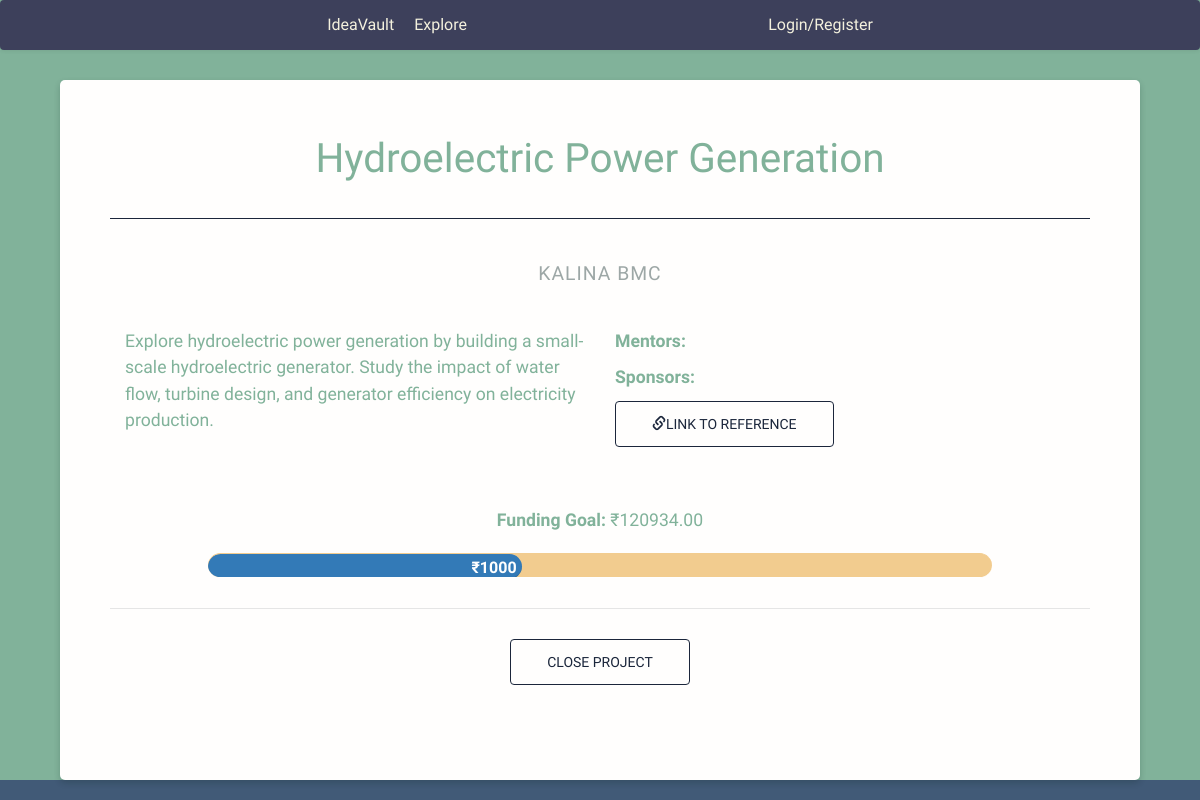
/projectDetails/9/, run on an earlier commit of the app's database.
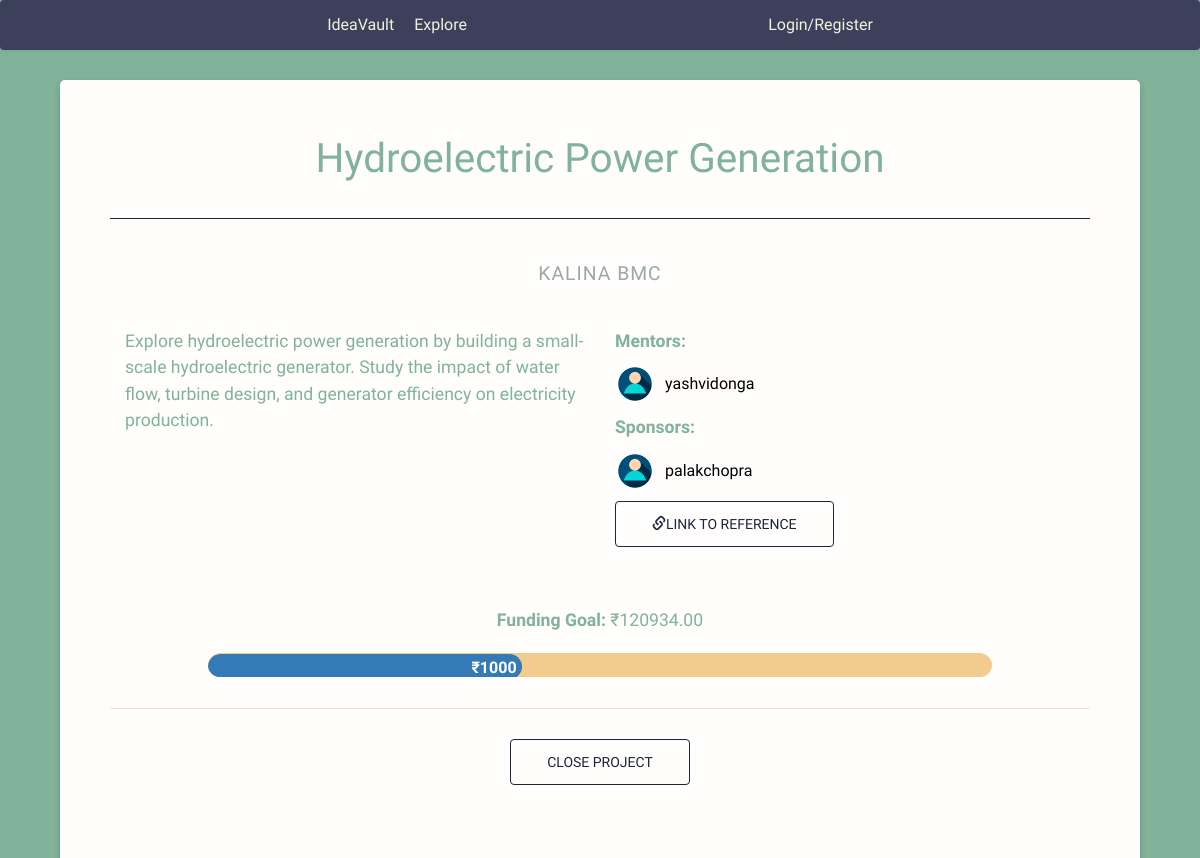
And on a later commit of the database.
### ideavault/models.py (models this page shows, shortened)
class Project(models.Model):
    name = models.CharField(max_length=255)
    overview = models.TextField()
    images = models.ImageField(upload_to='project_images/', blank=True, null=True)
    necessary_links = models.URLField()
    funds_needed = models.DecimalField(max_digits=10, decimal_places=2)
    student = models.ForeignKey(Student, on_delete=models.CASCADE, related_name='created_projects')
    mentors = models.ManyToManyField(Contributor, related_name='mentored_projects', blank=True)
    sponsors = models.ManyToManyField(Contributor, related_name='sponsored_projects', blank=True)

class Student(models.Model):
    user = models.OneToOneField(User, on_delete=models.CASCADE)
    school = models.CharField(max_length=255)

class Contributor(models.Model):
    user = models.OneToOneField(User, on_delete=models.CASCADE)
    bio = models.TextField(blank=True)
    is_mentor = models.BooleanField(default=False)
    is_sponsor = models.BooleanField(default=False)

### ideavault/views.py (the view)
# urls.py: path('projectDetails/<int:pk>/',views.projectDetails, name="projectDetails"),
def projectDetails(request, pk):
    project=Project.objects.get(pk=pk)
    isContrib=False
    if request.user.is_authenticated:
        if hasattr(request.user, 'contributor'):
            isContrib=True
    return render(request, 'projectDetails.html', {'project' : project,'isContrib':isContrib})

### ideavault/templates/projectDetails.html (shortened to what this page needs)
{% extends "nav.html" %} {% block content %} {% load static %}
<link
  href="https://maxcdn.bootstrapcdn.com/bootstrap/3.3.7/css/bootstrap.min.css"
  rel="stylesheet"
/>
<link rel="stylesheet" href="{% static 'css/projectDetails.css' %}" />
<div class="modal-dialog wide" role="document">
  <div class="modal-content">
    <div class="modal-header">
      <h2 class="modal-title text-center" id="tmsTitle">{{ project.name }}</h2>
    </div>
    <div class="modal-body">
      <div class="row">
        <div class="col-xs-12 bg-star-g"></div>
      </div>
      <div class="row">
        <div class="col-sm-12 text-center">
          <h4>{{ project.student.school }}</h4>
        </div>
      </div>
      <div class="row">
        <div class="col-sm-10 col-sm-offset-1 col-lg-6 col-lg-offset-0">
          <p>{{ project.overview }}</p>
        </div>
        <div
          class="col-sm-10 col-sm-offset-1 col-lg-6 col-lg-offset-0 md-center"
        >
          <p><strong>Mentors:</strong></p>
          <ul class="contributors">
            {% for mentor in project.mentors.all %}
            <li>
              <img src="{% static 'images\explore_images\userpic.avif' %}" />
              <a href="https://github.com/1">{{ mentor.user.username }}</a>
            </li>
            {% endfor %}
          </ul>
          <p><strong>Sponsors:</strong></p>
          <ul class="contributors">
            {% for sponsor in project.sponsors.all %}
                <li>
                    <img src="{% static 'images\explore_images\userpic.avif' %}" />
                    <a href="https://github.com/1">{{ sponsor.user.username }}</a>
                </li>
            {% endfor %}
        </ul>
          <a
            class="btn td-btn outline green mb-30"
            href="{{ project.necessary_links }}"
            target="_blank"
            title="Website"
            ><span class="glyphicon glyphicon-link"></span>Link to Reference</a
          >
        </div>
      </div>
    <div class="funds">
      <center><p><strong>Funding Goal: </strong>₹{{project.funds_needed}}</p></center>
    </div>
      <div class="loader">
        <div class="progress-bar"><div class="progress-stripes"></div><div class="percentage">₹1000</div></div>
      </div>
      <div class="modal-footer center">
        <button
          type="button"
          class="btn td-btn outline green mb-30"
          data-dismiss="modal"
        >
          Close Project
        </button>
      </div>
    </div>
  </div>
</div>
{% endblock %}

### ideavault/templates/nav.html (shortened to what this page needs)
{% load static %}
<!DOCTYPE html>
<html>
<head>
</head>
<body>
<nav class="navbar">
  {% if user.is_authenticated %}
  <div class="navbar-right">
    <a href="{% url 'home' %}">IdeaVault</a>
    <a href="{% url 'explore' %}">Explore</a>
    <a href="">My Feed</a>
  </div>
  <div class="navbar-left">
    {% if isStud %}
    <a href="{% url 'uploadForm' %}">Upload Project</a>
    {% endif %}
    <a href="{% url 'profile' %}">Hi {{ user.username }}!</a>
    <a href="{% url 'logout' %}">Logout</a>
  </div>
  {% else %}
  <div class="navbar-right">
    <a href="{% url 'home' %}">IdeaVault</a>
    <a href="{% url 'explore' %}">Explore</a>
  </div>
  <div class="navbar-left">
    <a href="{% url 'login' %}">Login/Register</a>
  </div>
  {% endif %}
</nav>
  {% block content %}
  {% endblock %}
</body>
</html>

### ideavault/static/css/projectDetails.css (style rules this page uses)
html { font-size: 110%; }
html { height: 100%; width: 100%; background-color: #415A77; }
body { color: #81B29A; font-family: 'Work Sans', helvetica, sans-serif; font-size: 1rem; font-weight: 300; line-height: 1.5; background-color: #81B29A; }
h2 { font-family: 'Unica One', cursive; font-size: 2.3rem; }
h4 { color: #9da7a6; font-size: 1.1rem; letter-spacing: 1px; line-height: 1.5; text-transform: uppercase; }
.modal-dialog.wide { width: 90%; }
.modal-dialog.wide .row { margin: 0 0 30px; }
.modal-header { border: none; padding: 30px 30px 0; }
.modal-content { background-color: #fffefd; border: none; box-shadow: 0 3px 6px rgba(8,33,30,0.2); }
.modal-body { padding: 30px; }
.modal-body li { margin-bottom: 9px; }
.modal-footer { padding: 30px 0 15px; }
.contributors { list-style-type: none; padding: 0; }
.contributors li { display: flex; align-items: center; margin-bottom: 10px; }
.contributors img { width: 40px; height: 40px; border-radius: 50%; margin-right: 10px; }
.contributors a { color: black; font-size: 16px; text-decoration: none; }
.td-btn { padding: 12px 36px; text-transform: uppercase; transition: background-color 0.2s ease-in-out; }
.outline { background-color: transparent; border: 1px solid #9da6a4; color: #9da6a4; }
.outline.green { border-color: #1B263B; color: #1B263B; }
.center { text-align: center; }
.mb-30 { margin-bottom: 30px; }
.bg-star-g { background: #1b263b url(https://github.com/tiffanyadu/portfolio/blob/master/assets/imgs/green-star.png?raw=true) fixed; background-size: 60px; color: #fffefd; }

### ideavault/templates/nav.html (style rules this page uses)
.navbar { display: flex; justify-content: space-between; align-items: center; background-color: #3D405B; padding: 10px 20px; }
.navbar-right, .navbar-left { display: flex; align-items: center; }
.navbar-right a, .navbar-left a { text-decoration: none; color: #F4F1DE; margin: 0 10px; font-size: 16px; }
.navbar { box-shadow: 0 0 5px rgba(0, 0, 0, 0.1); }
.navbar-right a, .navbar-left a { transition: color 0.2s ease; }

### ideavault/templates/projectDetails.html (style rules this page uses)
.modal-content { background-color: white; padding: 20px; border-radius: 5px; box-shadow: 0px 0px 10px rgba(0, 0, 0, 0.5); }
.loader { margin: 20px auto 30px; width: 80%; height: 25px; border-radius: 14px; border-bottom: 1px solid #fff; border-top: 1px solid #F2CC8F; background: #F2CC8F; overflow: hidden; position: relative; }
.progress-bar { height: inherit; width: 40%; border-radius: inherit; position: relative; overflow: hidden; }
.percentage { position: absolute; top: 4px; right: 5px; font-weight: bold; font-size: 16px; }

What changed in the data, as far as the page shows it:
now on this page (row unchanged): Contributor: user.username "yashvidonga", shown under "KALINA BMC"
added Contributor: user.username "palakchopra"
